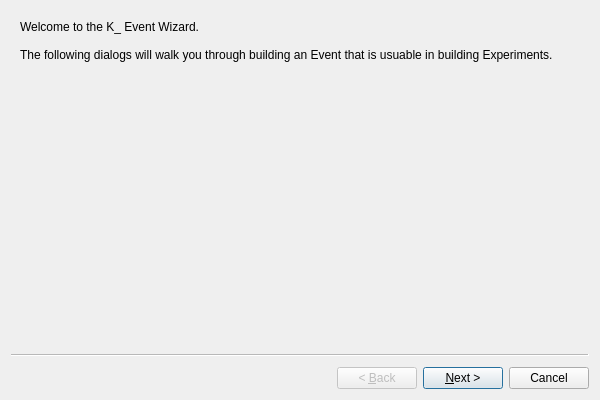
<?xml version="1.0" encoding="UTF-8"?>
<ui version="4.0">
 <class>eventWizard</class>
 <widget class="QWizard" name="eventWizard">
  <property name="geometry">
   <rect>
    <x>0</x>
    <y>0</y>
    <width>600</width>
    <height>400</height>
   </rect>
  </property>
  <property name="windowTitle">
   <string>Event Wizard</string>
  </property>
  <property name="autoFillBackground">
   <bool>true</bool>
  </property>
  <widget class="QWizardPage" name="wizardPage1">
   <layout class="QHBoxLayout" name="horizontalLayout">
    <item>
     <widget class="QLabel" name="eventWizardWelcomeTextLabel">
      <property name="text">
       <string>Welcome to the K_ Event Wizard. 

The following dialogs will walk you through building an Event that is usuable in building Experiments.</string>
      </property>
      <property name="wordWrap">
       <bool>true</bool>
      </property>
     </widget>
    </item>
   </layout>
  </widget>
  <widget class="QWizardPage" name="wizardPage2">
   <layout class="QHBoxLayout" name="horizontalLayout_2">
    <item>
     <widget class="QLabel" name="label">
      <property name="text">
       <string>Congratulations! 

Your newly created Event is now available in the Event Library and can be used when building new Experiments or added to existing Experiments.

By selecting the Event in the Event LIbrary or an Experiments Event List and clicking the Events-&gt;Edit Event menu item, you change, add, or remove Categories, Duration, Description, Event Name, or Actions used in the event.</string>
      </property>
      <property name="wordWrap">
       <bool>true</bool>
      </property>
     </widget>
    </item>
   </layout>
  </widget>
 </widget>
 <resources/>
 <connections/>
</ui>
